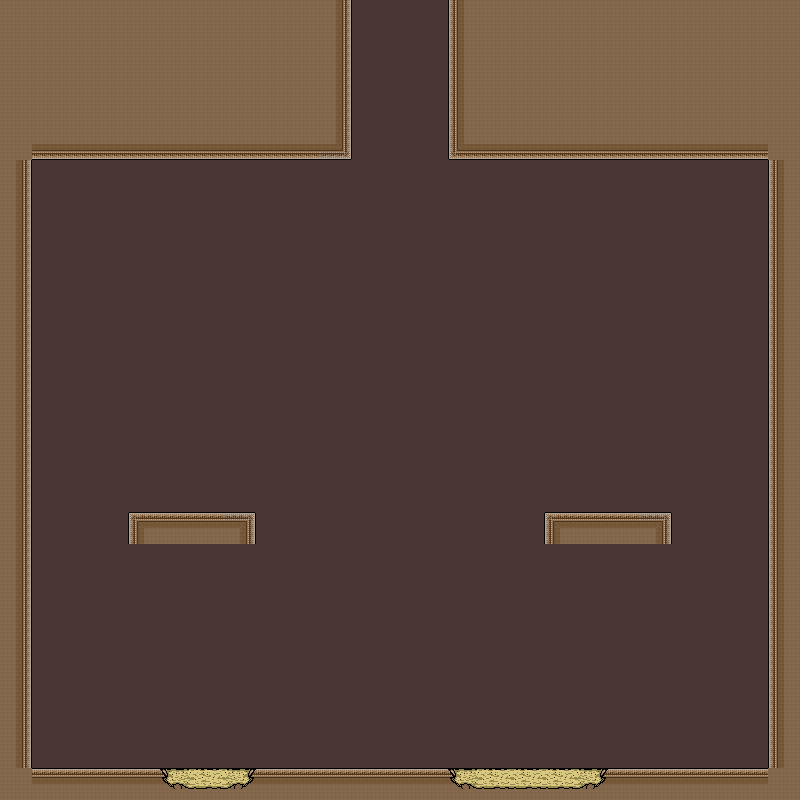

Rendered tile map (Tiled .tmx) drawn with the repository's tilesets; below, a short description and the map source with its tile grids summarised:
An orthogonal 25x25 tile map with 32x32 px tiles, 2 tile layers (background, collision) and 3 objects (2x spring, spawnPlayer).

<map version="1.2" tiledversion="1.2.3" orientation="orthogonal" renderorder="right-down" width="25" height="25" tilewidth="32" tileheight="32" infinite="0" nextlayerid="4" nextobjectid="4">
 <tileset firstgid="1" source="tileset.tsx" />
 <layer id="2" name="background" width="25" height="25">
  <data>[625 cells, 625 non-empty, 1 distinct tile ids]</data>
 </layer>
 <layer id="1" name="collision" width="25" height="25">
  <data>[625 cells, 181 non-empty, 12 distinct tile ids]</data>
 </layer>
 <objectgroup id="3" name="objects">
  <object id="1" type="spawnPlayer" gid="183" x="368" y="64" width="32" height="32" />
  <object id="2" type="spring" gid="186" x="736" y="768" width="32" height="32">
   <properties>
    <property name="orientation" value="down" />
   </properties>
  </object>
  <object id="3" type="spring" gid="186" x="32" y="768" width="32" height="32">
   <properties>
    <property name="orientation" value="down" />
   </properties>
  </object>
 </objectgroup>
</map>
